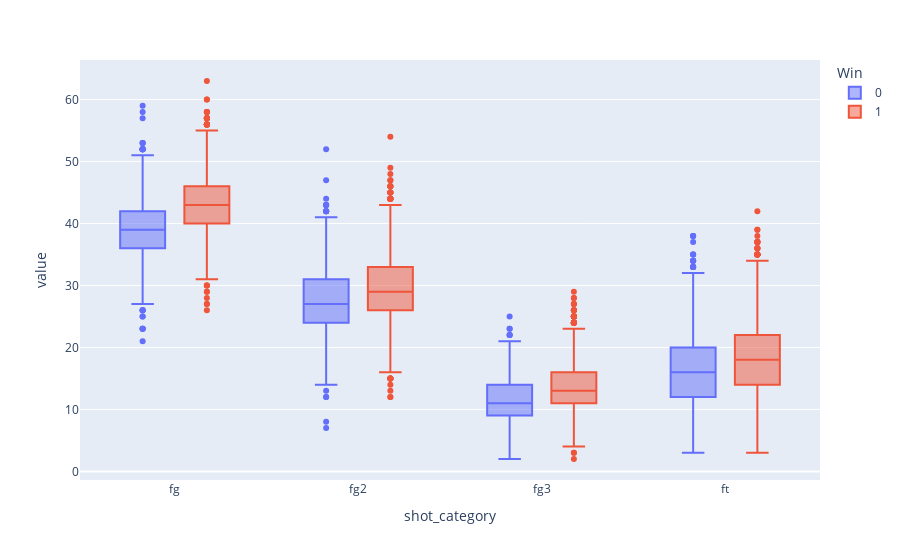

This figure's notebook cell:
### Code cell
# box plot for attempting

team.create_box_plot(data = team.game_data, params_group=params_group, params_bx=params_bx)

### Figure 1 — Plotly figure (JSON) as saved in the notebook; plotly's stock layout.template omitted (floating-point values rounded to 4 significant figures; data arrays with more than 128 entries replaced by an {"elided": "..."} marker saying what was removed)
{"data": [{"alignmentgroup": "True", "hovertemplate": "Win=0<br>shot_category=%{x}<br>value=%{y}<extra></extra>", "legendgroup": "0", "marker": {"color": "#636efa"}, "name": "0", "notched": false, "offsetgroup": "0", "orientation": "v", "showlegend": true, "type": "box", "x": {"elided": "13500 str values"}, "x0": " ", "xaxis": "x", "y": {"elided": "13500 int values"}, "y0": " ", "yaxis": "y"}, {"alignmentgroup": "True", "hovertemplate": "Win=1<br>shot_category=%{x}<br>value=%{y}<extra></extra>", "legendgroup": "1", "marker": {"color": "#EF553B"}, "name": "1", "notched": false, "offsetgroup": "1", "orientation": "v", "showlegend": true, "type": "box", "x": {"elided": "13500 str values"}, "x0": " ", "xaxis": "x", "y": {"elided": "13500 int values"}, "y0": " ", "yaxis": "y"}], "layout": {"boxmode": "group", "legend": {"title": {"text": "Win"}, "tracegroupgap": 0}, "margin": {"t": 60}, "xaxis": {"anchor": "y", "domain": [0, 1], "title": {"text": "shot_category"}}, "yaxis": {"anchor": "x", "domain": [0, 1], "title": {"text": "value"}}}}
